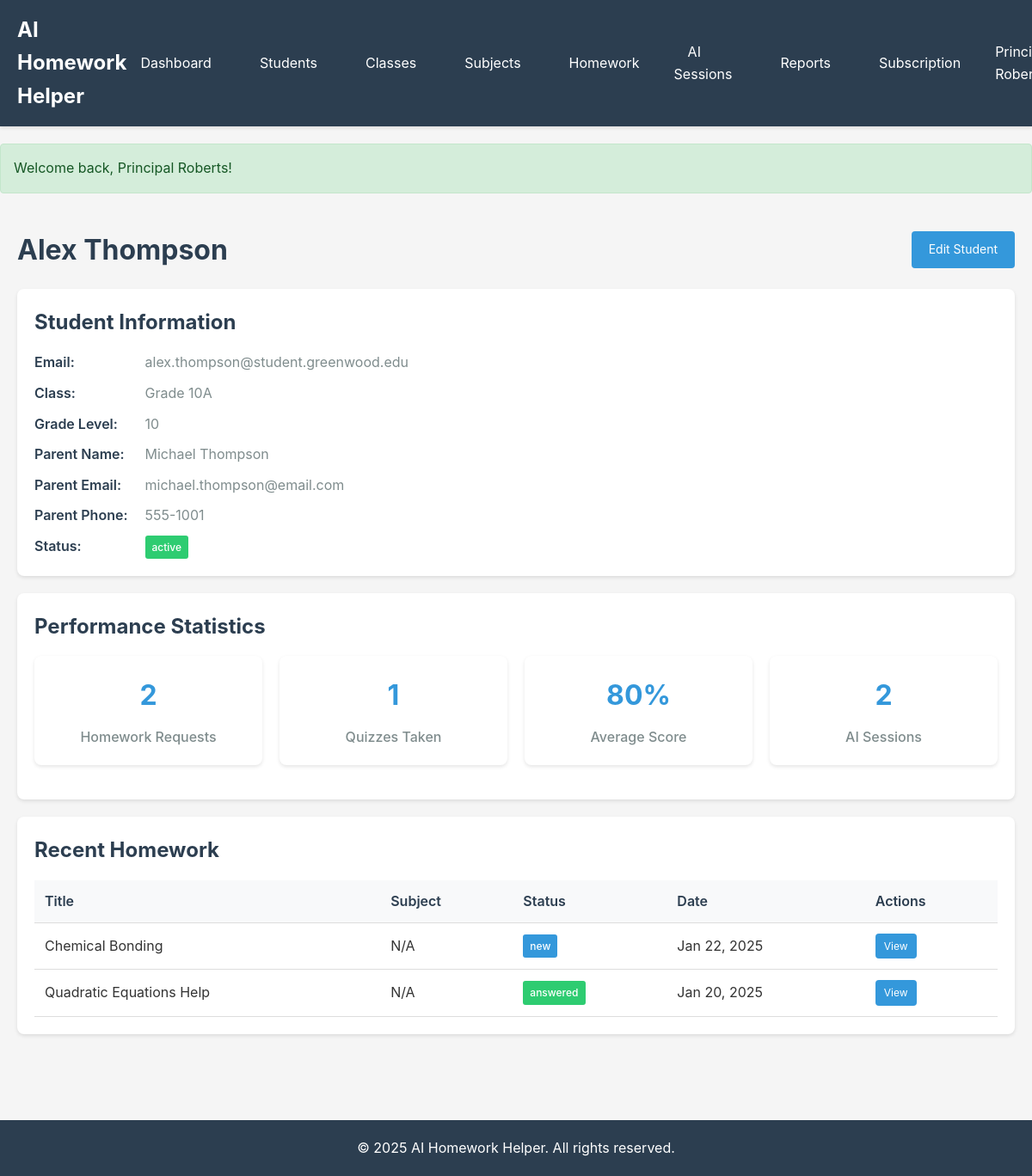
Page /students/1 (signed in) on the committed database.
### tables this page shows
CREATE TABLE `students` (
  `id` INT(11) UNSIGNED NOT NULL AUTO_INCREMENT,
  `tenant_id` INT(11) UNSIGNED NOT NULL,
  `user_id` INT(11) UNSIGNED NULL,
  `class_id` INT(11) UNSIGNED NULL,
  `name` VARCHAR(255) NOT NULL,
  `email` VARCHAR(255) NULL,
  `grade_level` VARCHAR(50) NULL,
  `parent_name` VARCHAR(255) NULL,
  `parent_email` VARCHAR(255) NULL,
  `parent_phone` VARCHAR(50) NULL,
  `avatar` VARCHAR(255) NULL,
  `status` ENUM('active', 'inactive') NOT NULL DEFAULT 'active',
  `created_at` DATETIME NOT NULL DEFAULT CURRENT_TIMESTAMP,
  `updated_at` DATETIME NULL ON UPDATE CURRENT_TIMESTAMP,
  PRIMARY KEY (`id`),
  KEY `tenant_id` (`tenant_id`),
  KEY `user_id` (`user_id`),
  KEY `class_id` (`class_id`),
  KEY `status` (`status`),
  FOREIGN KEY (`tenant_id`) REFERENCES `tenants` (`id`) ON DELETE CASCADE,
  FOREIGN KEY (`user_id`) REFERENCES `users` (`id`) ON DELETE SET NULL,
  FOREIGN KEY (`class_id`) REFERENCES `classes` (`id`) ON DELETE SET NULL
);

CREATE TABLE `classes` (
  `id` INT(11) UNSIGNED NOT NULL AUTO_INCREMENT,
  `tenant_id` INT(11) UNSIGNED NOT NULL,
  `name` VARCHAR(255) NOT NULL,
  `grade_level` VARCHAR(50) NULL,
  `description` TEXT NULL,
  `status` ENUM('active', 'archived') NOT NULL DEFAULT 'active',
  `created_at` DATETIME NOT NULL DEFAULT CURRENT_TIMESTAMP,
  `updated_at` DATETIME NULL ON UPDATE CURRENT_TIMESTAMP,
  PRIMARY KEY (`id`),
  KEY `tenant_id` (`tenant_id`),
  KEY `status` (`status`),
  FOREIGN KEY (`tenant_id`) REFERENCES `tenants` (`id`) ON DELETE CASCADE
);

CREATE TABLE `homework` (
  `id` INT(11) UNSIGNED NOT NULL AUTO_INCREMENT,
  `tenant_id` INT(11) UNSIGNED NOT NULL,
  `student_id` INT(11) UNSIGNED NOT NULL,
  `subject_id` INT(11) UNSIGNED NOT NULL,
  `class_id` INT(11) UNSIGNED NULL,
  `title` VARCHAR(255) NOT NULL,
  `description` TEXT NOT NULL,
  `image` VARCHAR(255) NULL,
  `deadline` DATETIME NULL,
  `status` ENUM('new', 'in_progress', 'answered', 'reviewed', 'closed') NOT NULL DEFAULT 'new',
  `priority` ENUM('low', 'medium', 'high') NOT NULL DEFAULT 'medium',
  `created_by` INT(11) UNSIGNED NULL,
  `created_at` DATETIME NOT NULL DEFAULT CURRENT_TIMESTAMP,
  `updated_at` DATETIME NULL ON UPDATE CURRENT_TIMESTAMP,
  PRIMARY KEY (`id`),
  KEY `tenant_id` (`tenant_id`),
  KEY `student_id` (`student_id`),
  KEY `subject_id` (`subject_id`),
  KEY `class_id` (`class_id`),
  KEY `status` (`status`),
  KEY `created_at` (`created_at`),
  FOREIGN KEY (`tenant_id`) REFERENCES `tenants` (`id`) ON DELETE CASCADE,
  FOREIGN KEY (`student_id`) REFERENCES `students` (`id`) ON DELETE CASCADE,
  FOREIGN KEY (`subject_id`) REFERENCES `subjects` (`id`),
  FOREIGN KEY (`class_id`) REFERENCES `classes` (`id`) ON DELETE SET NULL,
  FOREIGN KEY (`created_by`) REFERENCES `users` (`id`) ON DELETE SET NULL
);

### app/views/students/show.php (the view)
<?php require __DIR__ . '/../layouts/header.php'; ?>
<div class="container">
    <div class="page-header">
        <h1><?php echo htmlspecialchars($student['name']); ?></h1>
        <a href="/students/<?php echo $student['id']; ?>/edit" class="btn btn-primary">Edit Student</a>
    </div>
    <div class="card">
        <h2>Student Information</h2>
        <dl class="info-list">
            <dt>Email:</dt>
            <dd><?php echo htmlspecialchars($student['email'] ?: 'N/A'); ?></dd>
            <dt>Class:</dt>
            <dd><?php echo htmlspecialchars($student['class_name'] ?: 'N/A'); ?></dd>
            <dt>Grade Level:</dt>
            <dd><?php echo htmlspecialchars($student['grade_level'] ?: 'N/A'); ?></dd>
            <dt>Parent Name:</dt>
            <dd><?php echo htmlspecialchars($student['parent_name'] ?: 'N/A'); ?></dd>
            <dt>Parent Email:</dt>
            <dd><?php echo htmlspecialchars($student['parent_email'] ?: 'N/A'); ?></dd>
            <dt>Parent Phone:</dt>
            <dd><?php echo htmlspecialchars($student['parent_phone'] ?: 'N/A'); ?></dd>
            <dt>Status:</dt>
            <dd><span class="badge badge-<?php echo $student['status']; ?>"><?php echo $student['status']; ?></span></dd>
        </dl>
    </div>
    <div class="card">
        <h2>Performance Statistics</h2>
        <div class="card-grid">
            <div class="stat-card">
                <h3><?php echo $stats['homework_count']; ?></h3>
                <p>Homework Requests</p>
            </div>
            <div class="stat-card">
                <h3><?php echo $stats['quizzes_taken']; ?></h3>
                <p>Quizzes Taken</p>
            </div>
            <div class="stat-card">
                <h3><?php echo $stats['average_score']; ?>%</h3>
                <p>Average Score</p>
            </div>
            <div class="stat-card">
                <h3><?php echo $stats['ai_sessions']; ?></h3>
                <p>AI Sessions</p>
            </div>
        </div>
    </div>
    <div class="card">
        <h2>Recent Homework</h2>
        <?php if (!empty($recent_homework)): ?>
            <table class="table">
                <thead>
                    <tr>
                        <th>Title</th>
                        <th>Subject</th>
                        <th>Status</th>
                        <th>Date</th>
                        <th>Actions</th>
                    </tr>
                </thead>
                <tbody>
                    <?php foreach ($recent_homework as $hw): ?>
                        <tr>
                            <td><?php echo htmlspecialchars($hw['title']); ?></td>
                            <td><?php echo htmlspecialchars($hw['subject_name'] ?? 'N/A'); ?></td>
                            <td><span class="badge badge-<?php echo $hw['status']; ?>"><?php echo $hw['status']; ?></span></td>
                            <td><?php echo date('M d, Y', strtotime($hw['created_at'])); ?></td>
                            <td><a href="/homework/<?php echo $hw['id']; ?>" class="btn btn-sm">View</a></td>
                        </tr>
                    <?php endforeach; ?>
                </tbody>
            </table>
        <?php else: ?>
            <p>No homework requests yet.</p>
        <?php endif; ?>
    </div>
</div>
<?php require __DIR__ . '/../layouts/footer.php'; ?>

### rows in the picture
students: name "Alex Thompson", email "alex.thompson@student.greenwood.edu", class.name "Grade 10A", class.grade_level "10", parent_name "Michael Thompson", parent_email "michael.thompson@email.com", parent_phone "555-1001", status "active"
homework: title "Chemical Bonding", subject_name "N/A", status "new", created_at "Jan 22, 2025"
homework: title "Quadratic Equations Help", subject_name "N/A", status "answered", created_at "Jan 20, 2025"

### other values in the picture
$message "Welcome back, Principal Roberts!"
$stats['homework_count'] "2"
$stats['quizzes_taken'] "1"
$stats['average_score'] "80"
$stats['ai_sessions'] "2"
